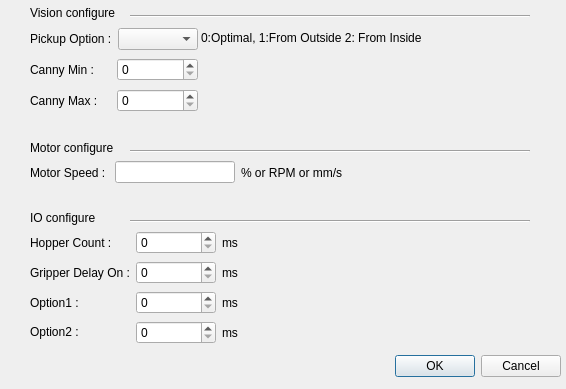
<?xml version="1.0" encoding="UTF-8"?>
<ui version="4.0">
 <class>ConfigDialog</class>
 <widget class="QDialog" name="ConfigDialog">
  <property name="geometry">
   <rect>
    <x>0</x>
    <y>0</y>
    <width>566</width>
    <height>389</height>
   </rect>
  </property>
  <property name="windowTitle">
   <string>Dialog</string>
  </property>
  <widget class="QDialogButtonBox" name="buttonBox">
   <property name="geometry">
    <rect>
     <x>390</x>
     <y>350</y>
     <width>171</width>
     <height>32</height>
    </rect>
   </property>
   <property name="orientation">
    <enum>Qt::Horizontal</enum>
   </property>
   <property name="standardButtons">
    <set>QDialogButtonBox::Cancel|QDialogButtonBox::Ok</set>
   </property>
  </widget>
  <widget class="QWidget" name="layoutWidget">
   <property name="geometry">
    <rect>
     <x>30</x>
     <y>230</y>
     <width>271</width>
     <height>116</height>
    </rect>
   </property>
   <layout class="QGridLayout" name="gridLayout_2">
    <item row="0" column="0" rowspan="4">
     <widget class="QSplitter" name="splitter">
      <property name="orientation">
       <enum>Qt::Vertical</enum>
      </property>
      <widget class="QWidget" name="layoutWidget_2">
       <layout class="QGridLayout" name="gridLayout">
        <item row="0" column="0">
         <widget class="QLabel" name="label">
          <property name="text">
           <string>Hopper Count :</string>
          </property>
         </widget>
        </item>
        <item row="1" column="0">
         <widget class="QLabel" name="label_2">
          <property name="text">
           <string>Gripper Delay On :</string>
          </property>
         </widget>
        </item>
        <item row="2" column="0">
         <widget class="QLabel" name="label_3">
          <property name="text">
           <string>Option1 : </string>
          </property>
         </widget>
        </item>
        <item row="3" column="0">
         <widget class="QLabel" name="label_4">
          <property name="text">
           <string>Option2 : </string>
          </property>
         </widget>
        </item>
       </layout>
      </widget>
     </widget>
    </item>
    <item row="0" column="1">
     <widget class="QSpinBox" name="HopperCountValue"/>
    </item>
    <item row="0" column="2">
     <widget class="QLabel" name="label_5">
      <property name="text">
       <string>ms</string>
      </property>
     </widget>
    </item>
    <item row="1" column="1">
     <widget class="QSpinBox" name="GripperDelayValue"/>
    </item>
    <item row="1" column="2">
     <widget class="QLabel" name="label_6">
      <property name="text">
       <string>ms</string>
      </property>
     </widget>
    </item>
    <item row="2" column="1">
     <widget class="QSpinBox" name="Option1Value"/>
    </item>
    <item row="2" column="2">
     <widget class="QLabel" name="label_7">
      <property name="text">
       <string>ms</string>
      </property>
     </widget>
    </item>
    <item row="3" column="1">
     <widget class="QSpinBox" name="Option2Value"/>
    </item>
    <item row="3" column="2">
     <widget class="QLabel" name="label_8">
      <property name="text">
       <string>ms</string>
      </property>
     </widget>
    </item>
   </layout>
  </widget>
  <widget class="QLabel" name="label_9">
   <property name="geometry">
    <rect>
     <x>30</x>
     <y>5</y>
     <width>101</width>
     <height>16</height>
    </rect>
   </property>
   <property name="text">
    <string>Vision configure</string>
   </property>
  </widget>
  <widget class="QLabel" name="label_10">
   <property name="geometry">
    <rect>
     <x>30</x>
     <y>140</y>
     <width>111</width>
     <height>16</height>
    </rect>
   </property>
   <property name="text">
    <string>Motor configure</string>
   </property>
  </widget>
  <widget class="QLabel" name="label_11">
   <property name="geometry">
    <rect>
     <x>30</x>
     <y>210</y>
     <width>81</width>
     <height>16</height>
    </rect>
   </property>
   <property name="font">
    <font>
     <pointsize>9</pointsize>
     <weight>50</weight>
     <bold>false</bold>
    </font>
   </property>
   <property name="text">
    <string>IO configure</string>
   </property>
  </widget>
  <widget class="QLabel" name="label_13">
   <property name="geometry">
    <rect>
     <x>201</x>
     <y>30</y>
     <width>230</width>
     <height>16</height>
    </rect>
   </property>
   <property name="text">
    <string>0:Optimal, 1:From Outside 2: From Inside</string>
   </property>
  </widget>
  <widget class="Line" name="line">
   <property name="geometry">
    <rect>
     <x>130</x>
     <y>15</y>
     <width>400</width>
     <height>3</height>
    </rect>
   </property>
   <property name="orientation">
    <enum>Qt::Horizontal</enum>
   </property>
  </widget>
  <widget class="Line" name="line_2">
   <property name="geometry">
    <rect>
     <x>130</x>
     <y>150</y>
     <width>400</width>
     <height>3</height>
    </rect>
   </property>
   <property name="orientation">
    <enum>Qt::Horizontal</enum>
   </property>
  </widget>
  <widget class="Line" name="line_3">
   <property name="geometry">
    <rect>
     <x>130</x>
     <y>220</y>
     <width>400</width>
     <height>3</height>
    </rect>
   </property>
   <property name="orientation">
    <enum>Qt::Horizontal</enum>
   </property>
  </widget>
  <widget class="QWidget" name="">
   <property name="geometry">
    <rect>
     <x>30</x>
     <y>160</y>
     <width>313</width>
     <height>25</height>
    </rect>
   </property>
   <layout class="QHBoxLayout" name="horizontalLayout_2">
    <item>
     <widget class="QLabel" name="label_14">
      <property name="text">
       <string>Motor Speed : </string>
      </property>
     </widget>
    </item>
    <item>
     <widget class="QLineEdit" name="lineEditMotorSpeed"/>
    </item>
    <item>
     <widget class="QLabel" name="label_15">
      <property name="text">
       <string>% or RPM or mm/s</string>
      </property>
     </widget>
    </item>
   </layout>
  </widget>
  <widget class="QWidget" name="">
   <property name="geometry">
    <rect>
     <x>30</x>
     <y>26</y>
     <width>168</width>
     <height>91</height>
    </rect>
   </property>
   <layout class="QVBoxLayout" name="verticalLayout">
    <item>
     <layout class="QHBoxLayout" name="horizontalLayout">
      <item>
       <widget class="QLabel" name="label_12">
        <property name="text">
         <string>Pickup Option :</string>
        </property>
       </widget>
      </item>
      <item>
       <widget class="QComboBox" name="comboBoxPickupOption"/>
      </item>
     </layout>
    </item>
    <item>
     <layout class="QHBoxLayout" name="horizontalLayout_3">
      <item>
       <widget class="QLabel" name="label_16">
        <property name="text">
         <string>Canny Min : </string>
        </property>
       </widget>
      </item>
      <item>
       <widget class="QSpinBox" name="HopperCountValueCannyMin"/>
      </item>
     </layout>
    </item>
    <item>
     <layout class="QHBoxLayout" name="horizontalLayout_4">
      <item>
       <widget class="QLabel" name="label_17">
        <property name="text">
         <string>Canny Max : </string>
        </property>
       </widget>
      </item>
      <item>
       <widget class="QSpinBox" name="HopperCountValueMax"/>
      </item>
     </layout>
    </item>
   </layout>
  </widget>
 </widget>
 <resources/>
 <connections>
  <connection>
   <sender>buttonBox</sender>
   <signal>accepted()</signal>
   <receiver>ConfigDialog</receiver>
   <slot>accept()</slot>
   <hints>
    <hint type="sourcelabel">
     <x>248</x>
     <y>254</y>
    </hint>
    <hint type="destinationlabel">
     <x>157</x>
     <y>274</y>
    </hint>
   </hints>
  </connection>
  <connection>
   <sender>buttonBox</sender>
   <signal>rejected()</signal>
   <receiver>ConfigDialog</receiver>
   <slot>reject()</slot>
   <hints>
    <hint type="sourcelabel">
     <x>316</x>
     <y>260</y>
    </hint>
    <hint type="destinationlabel">
     <x>286</x>
     <y>274</y>
    </hint>
   </hints>
  </connection>
 </connections>
</ui>
